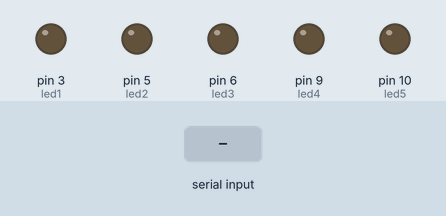
Recording of a sketch running on a simulated Arduino Uno, built with avr-gcc and run on an emulated ATmega328P. Shown: output pins drawn as LEDs (lit = HIGH). Inputs (shaded band) come from the test bench.

Above: at 1.2 s.
1.3 s: "90,45\n" received over Serial
At 2.0 s:
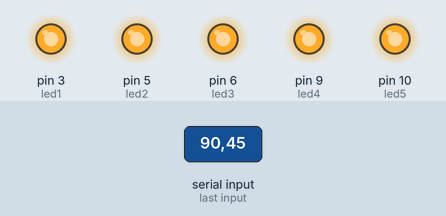
2.8 s: "30,150\n" received over Serial
At 3.5 s:
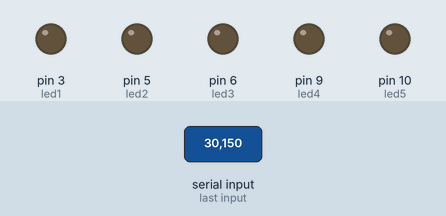
4.3 s: "2\n" received over Serial
At 5.4 s:
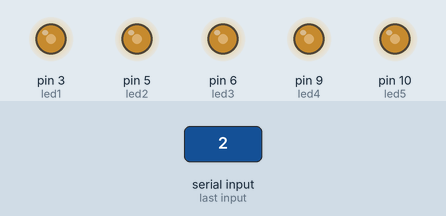
5.8 s: "4\n" received over Serial
At 6.5 s:
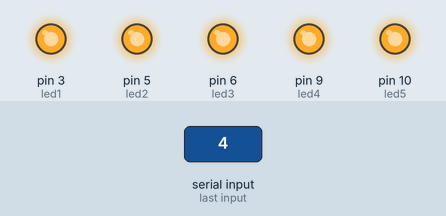
7.3 s: "0\n" received over Serial
At 7.6 s:
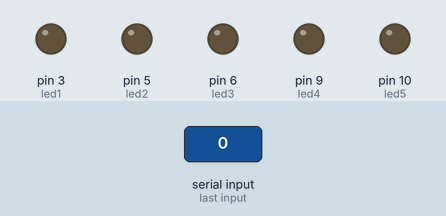
8.8 s: "1\n" received over Serial
At 10.0 s:
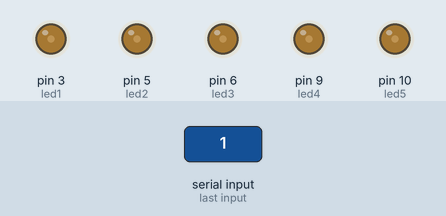
Timing chart, 0 to 11.3 s (numbered marks = the images above; inputs shaded):
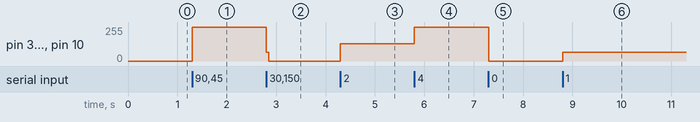

The sketch:

ControleLed.ino
```cpp
// O código será executado com base nos dados que estão sendo gerados e enviados pelo Python via porta serial.

#define led1 3
#define led2 5
#define led3 6
#define led4 9
#define led5 10

int incomingByte = 0; // para dados recebidos na porta Serial --> As informações geradas pelo Python passarão por essa variável

void setup() {
  Serial.begin(9600); //Inicializei a porta serial com a taxa de transmissão padrão de 9600 bps
  //Inicializei pinos pwm (para conseguir realizar o efeito de controle de luminosidade) como saída para cada LED
  pinMode(led1, OUTPUT);
  pinMode(led2, OUTPUT);
  pinMode(led3, OUTPUT);
  pinMode(led4, OUTPUT);
  pinMode(led5, OUTPUT);


}
void loop() {

  char serialInfo[1];
  // Serial.available retorna o número de bytes (caracteres) disponíveis para leitura da porta serial
  // Enviar resposta apenas quando receber dados:
  if (Serial.available() > 0) {
    // Lê caracteres da porta serial e os move para um buffer. A função termina se a quantidade de bytes determinada foi lida.
    // Retorna o NÚMERO de caracteres colocados no buffer, no qual 0 indica que os dados não foram encontrados
    // Parâmetros:
    // Buffer (o buffer para se armazenar os bytes, podendo ser char[] ou byte[]) e length (número de bytes a serem lidos, devendo ser int)

    incomingByte = Serial.readBytes(serialInfo, 1); // Exemplo: serialInfo --> ['1','0','2']. Retorna 3 que foi a quantidade de caracteres colocados no buffer

    // Quando rodamos Serial.read() ou Serial.readBytes() há um retorno de um dígito.
    // Exemplo: Se o valor lido for 560, o primeiro Serial.read() irá retornar apenas 5, o segundo 6 e o terceiro 0

    // Abaixo irei converter o valor em char em cada uma das posições e converter para int:

    int d1 = serialInfo[0]-'0';

    // preciso verificar se o incomingByte não está vazio
    if(incomingByte > 0) {
      switch(d1)
      {
        case 0:
          digitalWrite(led1, LOW);
          digitalWrite(led2, LOW);
          digitalWrite(led3, LOW);
          digitalWrite(led4, LOW);
          digitalWrite(led5, LOW);
          break;

        case 1:
          analogWrite(led1, 64);
          analogWrite(led2, 64);
          analogWrite(led3, 64);
          analogWrite(led4, 64);
          analogWrite(led5, 64);
          break;

        case 2:
          analogWrite(led1, 128);
          analogWrite(led2, 128);
          analogWrite(led3, 128);
          analogWrite(led4, 128);
          analogWrite(led5, 128);
          break;

        case 3:
          analogWrite(led1, 192);
          analogWrite(led2, 192);
          analogWrite(led3, 192);
          analogWrite(led4, 192);
          analogWrite(led5, 192);
          break;

        case 4:
          digitalWrite(led1, HIGH);
          digitalWrite(led2, HIGH);
          digitalWrite(led3, HIGH);
          digitalWrite(led4, HIGH);
          digitalWrite(led5, HIGH);
          break;
       }
        delay(1);
      }
    }
 }
```

Measured:
- after the input at 1.3 s, pin 3 (led1), pin 5 (led2), pin 6 (led3), pin 9 (led4), pin 10 (led5): 0/255 → 255/255 at once
- after the input at 2.8 s, pin 3 (led1), pin 5 (led2), pin 6 (led3), pin 9 (led4), pin 10 (led5): 255/255 → 0/255 at once
- after the input at 4.3 s, pin 3 (led1), pin 5 (led2), pin 6 (led3), pin 9 (led4), pin 10 (led5): 0/255 → 128/255 at once
- after the input at 5.8 s, pin 3 (led1), pin 5 (led2), pin 6 (led3), pin 9 (led4), pin 10 (led5): 128/255 → 255/255 at once
- after the input at 7.3 s, pin 3 (led1), pin 5 (led2), pin 6 (led3), pin 9 (led4), pin 10 (led5): 255/255 → 0/255 at once
- after the input at 8.8 s, pin 3 (led1), pin 5 (led2), pin 6 (led3), pin 9 (led4), pin 10 (led5): 0/255 → 64/255 at once
